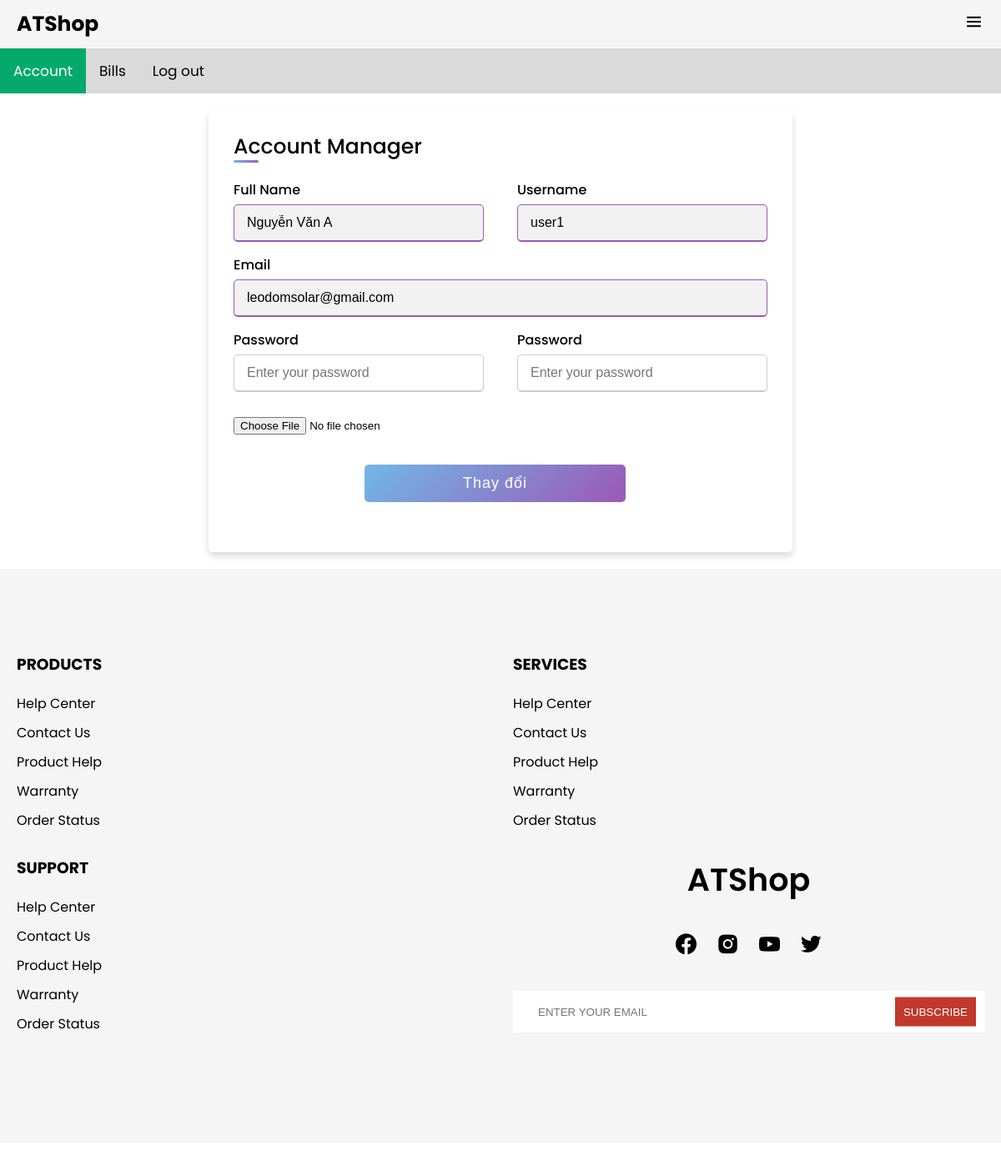
The page /index.php?page=account (signed in) on the database its author committed.
### tables this page shows
CREATE TABLE `users` (
  `idUser` int(11) NOT NULL,
  `username` char(50) NOT NULL,
  `fullname` varchar(300) NOT NULL,
  `password` char(100) NOT NULL,
  `passReset` char(100) NOT NULL,
  `email` char(70) NOT NULL,
  `image` char(200) DEFAULT NULL,
  `status` int(1) NOT NULL COMMENT '0=block;1=pending;2=active',
  `idRole` int(11) NOT NULL,
  `note` varchar(1200) DEFAULT NULL,
  `count` int(11) NOT NULL,
  `date` datetime NOT NULL
);

### users/controller/index.php (called while the page is built, shortened)
<?php
    include 'users/model/index.php';
    $page ='';
    if(isset($_GET['page'])){
        $page=$_GET['page'];
    }else{
        $page='home';
    }
    switch ($page) {
        case 'account':
            $users= new Users();
            if(!isset($_SESSION['user'])){
                header("location:index.php?page=login");
            }else{
                $username=$_SESSION['user'];
                $userDetail = $users->searchUser($username);
            }
            break;
    }
    include 'users/view/index.php';
?>

### index.php (called while the page is built)
<?php
    include 'users/controller/index.php';
?>

### pdo.php (called while the page is built, shortened)
<?php
function pdo_get_connection(){
    $dburl = "mysql:host=localhost;dbname=asmphp2;charset=utf8";
    $username = 'root';
    $password = '';
    $conn = new PDO($dburl, $username, $password);
    $conn->setAttribute(PDO::ATTR_ERRMODE, PDO::ERRMODE_EXCEPTION);
    return $conn;
}
function pdo_query($sql){
    $sql_args = array_slice(func_get_args(), 1);
    try{
        $conn = pdo_get_connection();
        $stmt = $conn->prepare($sql);
        $stmt->execute($sql_args);
        $rows = $stmt->fetchAll();
        return $rows;
    }
    catch(PDOException $e){
        throw $e;
    }
    finally{
        unset($conn);
    }
}

### users/model/index.php (called while the page is built, shortened)
<?php
    include 'pdo.php';
    class Users{
        function searchUser($username){
            $sql = "SELECT * FROM users WHERE username='$username'";
            return pdo_query($sql);
        }
    }
?>

### users/layout/account/manager.php (the view)
<div class="Logincontainer">
    <div class="title">Account Manager</div>
    <div class="content">
        <form action="index.php?page=account&&act=editAccount" method="post" enctype="multipart/form-data">
            <?php
                foreach ($userDetail as  $value) {?>
                     <div class="user-details">
                <div class="input-box">
                    <span class="details">Full Name</span>
                    <input type="text" name="fullname"  value="<?=$value['fullname']?>" placeholder="Enter your name" required>
                </div>
                <div class="input-box">
                    <span class="details">Username</span>
                    <input type="text" name="username"   value="<?=$value['username']?>" placeholder="Enter your username" required>
                </div>
                <div style="width:100%" class="input-box">
                    <span class="details">Email</span>
                    <input type="text" name="email" value="<?=$value['email']?>" pattern="[\w\.-]+@[\w\.-]+" placeholder="Enter your email" required>
                </div>
                <div class="input-box">
                    <span class="details">Password</span>
                    <input type="password" name="password"  placeholder="Enter your password" required>
                </div>
                <div class="input-box">
                    <span class="details">Password</span>
                    <input type="password" name="repass"  placeholder="Enter your password" required>
                </div>
            </div>
            <input type="file"  name="image">
            <?php    }
            ?>
            <div class="button">
                <input style="margin-left:50%" type="submit" name="submitEdiTAccount" value="Thay đổi">
            </div>
        </form>
    </div>
</div>

### users/layout/css/app.css (style rules this page uses)
:root { --main-bg-color: #fff; --second-bg-color: #f5f5f5; --third-bg-color: #e3e3e3; --grey: #4b4b4b; --black: #000; --red: #c0392b; --top-header-size: 30px; --mid-header-size: 80px; --bottom-header-size: 45px; --btn-bg: #000; --btn-border-color: #000; --btn-color: #fff; }
* { padding: 0; margin: 0; box-sizing: border-box; -webkit-tap-highlight-color: transparent; }
body { font-family: "Poppins", sans-serif; overflow-x: hidden; position: relative; background-color: var(--main-bg-color); overflow-x: hidden; }
input[type="text"] { width: 100%; height: 40px; padding: 0 10px; background-color: #f2f2f2; border-radius: 5px; border: none; font-size: 18px; }
input[type="text"]::placeholder { font-size: 14px; color: #b9b9b9; }
.Logincontainer { max-width: 700px; width: 100%; background-color: #fff; padding: 25px 30px; border-radius: 5px; box-shadow: 0 5px 10px rgba(0,0,0,0.15); margin: 20px auto; }
.Logincontainer .title { font-size: 25px; font-weight: 500; position: relative; }
.Logincontainer .title::before { content: ""; position: absolute; left: 0; bottom: 0; height: 3px; width: 30px; border-radius: 5px; background: linear-gradient(135deg, #71b7e6, #9b59b6); }
.content form .user-details { display: flex; flex-wrap: wrap; justify-content: space-between; margin: 20px 0 12px 0; }
form .user-details .input-box { margin-bottom: 15px; width: calc(100% / 2 - 20px); }
form .input-box span.details { display: block; font-weight: 500; margin-bottom: 5px; }
.user-details .input-box input { height: 45px; width: 100%; outline: none; font-size: 16px; border-radius: 5px; padding-left: 15px; border: 1px solid #ccc; border-bottom-width: 2px; transition: all 0.3s ease; }
.user-details .input-box input:focus, .user-details .input-box input:valid { border-color: #9b59b6; }
form .button { height: 45px; margin: 35px 0; display: grid; grid-template-columns: 49% 49%; justify-content: space-between; }
form .button input { height: 100%; width: 100%; border-radius: 5px; border: none; color: #fff; font-size: 18px; font-weight: 500; letter-spacing: 1px; cursor: pointer; transition: all 0.3s ease; background: linear-gradient(135deg, #71b7e6, #9b59b6); }

### rows shown on the page
users: fullname "Nguyễn Văn A", username "user1", email "leodomsolar@gmail.com"
